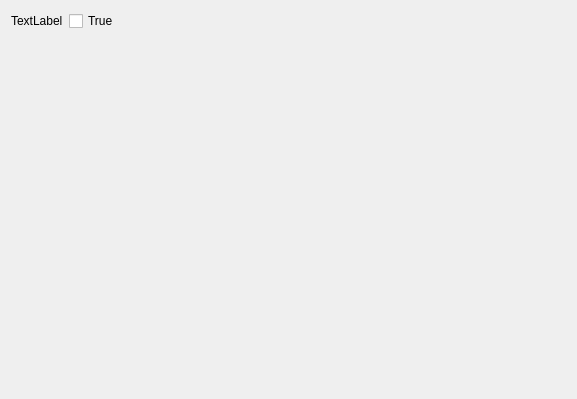
<?xml version="1.0" encoding="UTF-8"?>
<ui version="4.0">
 <class>BoolParameter</class>
 <widget class="QWidget" name="BoolParameter">
  <property name="geometry">
   <rect>
    <x>0</x>
    <y>0</y>
    <width>577</width>
    <height>399</height>
   </rect>
  </property>
  <property name="windowTitle">
   <string>Form</string>
  </property>
  <layout class="QFormLayout" name="formLayout">
   <property name="fieldGrowthPolicy">
    <enum>QFormLayout::AllNonFixedFieldsGrow</enum>
   </property>
   <item row="0" column="0">
    <widget class="QLabel" name="label">
     <property name="text">
      <string>TextLabel</string>
     </property>
    </widget>
   </item>
   <item row="0" column="1">
    <widget class="QCheckBox" name="checkBox">
     <property name="text">
      <string>True</string>
     </property>
    </widget>
   </item>
  </layout>
 </widget>
 <resources/>
 <connections/>
</ui>
